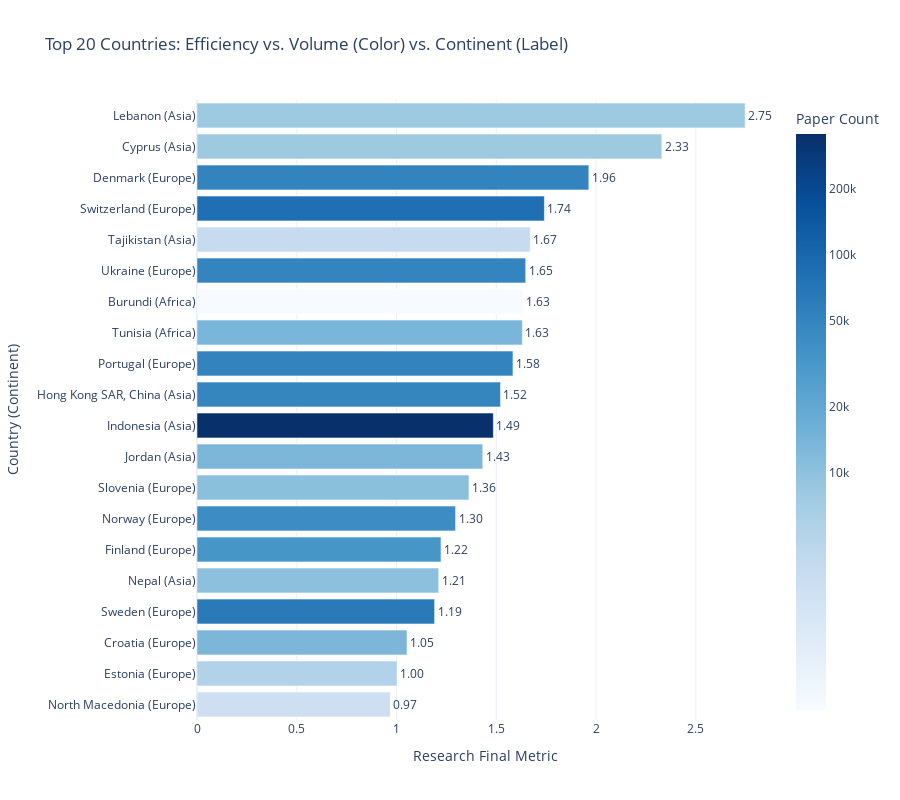

Notebook code cell kept with this figure:
### Markdown cell above
Interactive graph (Top 20 countries)

### Code cell
# Select top 20 countries by the final research metric
top_20_metric = data_api_papers_sorted_500000.sort_values(by='research_final_metric', ascending=False).head(20).copy()

# Create log scale for color
top_20_metric['paper_count_log'] = np.log10(top_20_metric['paper_count'])

# Create the combined label
top_20_metric['Country_Label'] = top_20_metric['Country'] + " (" + top_20_metric['continent'] + ")"

# Create the Bar Chart
fig = px.bar(
    top_20_metric,
    x="research_final_metric",
    y="Country_Label",
    color="paper_count_log",
    color_continuous_scale="Blues",
    title="Top 20 Countries: Efficiency vs. Volume (Color) vs. Continent (Label)",
    template="plotly_white",
    text="research_final_metric",
    hover_data={
        "research_final_metric": ":.2f",
        "paper_count": ":,.0f",
        "paper_count_log": False,
        "Country_Label": False,
        "continent": True 
    },
    height=800
)

# Add the Color Legend
tick_labels = ["10k", "20k", "50k", "100k", "200k", "500k", "1M", "2M"]
tick_values = [
    np.log10(10_000),
    np.log10(20_000),   
    np.log10(50_000),
    np.log10(100_000),
    np.log10(200_000), 
    np.log10(500_000),
    np.log10(1_000_000),
    np.log10(2_000_000)
]

fig.update_layout(
    yaxis=dict(autorange="reversed"), 
    xaxis_title="Research Final Metric",
    yaxis_title="Country (Continent)",
    
    coloraxis_colorbar=dict(
        title="Paper Count",
        tickvals=tick_values,
        ticktext=tick_labels
    )
)

fig.update_traces(
    texttemplate='%{x:.2f}',
    textposition='outside'
)

fig.show()

### Figure 1 — Plotly figure (JSON) as saved in the notebook; plotly's stock layout.template omitted (floating-point values rounded to 4 significant figures)
{"data": [{"customdata": [[8109, 3.909, "Asia"], [8089, 3.908, "Asia"], [51927, 4.715, "Europe"], [81407, 4.911, "Europe"], [3748, 3.574, "Asia"], [50501, 4.703, "Europe"], [814, 2.911, "Africa"], [13610, 4.134, "Africa"], [52175, 4.717, "Europe"], [49745, 4.697, "Asia"], [358646, 5.555, "Asia"], [13207, 4.121, "Asia"], [10588, 4.025, "Europe"], [40805, 4.611, "Europe"], [33227, 4.521, "Europe"], [10404, 4.017, "Asia"], [63155, 4.8, "Europe"], [13245, 4.122, "Europe"], [5575, 3.746, "Europe"], [3031, 3.482, "Europe"]], "hovertemplate": "research_final_metric=%{text:.2f}<br>paper_count=%{customdata[0]:,.0f}<br>continent=%{customdata[2]}<extra></extra>", "legendgroup": "", "marker": {"color": [3.909, 3.908, 4.715, 4.911, 3.574, 4.703, 2.911, 4.134, 4.717, 4.697, 5.555, 4.121, 4.025, 4.611, 4.521, 4.017, 4.8, 4.122, 3.746, 3.482], "coloraxis": "coloraxis", "pattern": {"shape": ""}}, "name": "", "orientation": "h", "showlegend": false, "text": [2.747, 2.329, 1.964, 1.741, 1.67, 1.647, 1.634, 1.63, 1.583, 1.521, 1.485, 1.432, 1.363, 1.296, 1.223, 1.211, 1.191, 1.053, 1.003, 0.9687], "textposition": "outside", "texttemplate": "%{x:.2f}", "type": "bar", "x": [2.747, 2.329, 1.964, 1.741, 1.67, 1.647, 1.634, 1.63, 1.583, 1.521, 1.485, 1.432, 1.363, 1.296, 1.223, 1.211, 1.191, 1.053, 1.003, 0.9687], "xaxis": "x", "y": ["Lebanon (Asia)", "Cyprus (Asia)", "Denmark (Europe)", "Switzerland (Europe)", "Tajikistan (Asia)", "Ukraine (Europe)", "Burundi (Africa)", "Tunisia (Africa)", "Portugal (Europe)", "Hong Kong SAR, China (Asia)", "Indonesia (Asia)", "Jordan (Asia)", "Slovenia (Europe)", "Norway (Europe)", "Finland (Europe)", "Nepal (Asia)", "Sweden (Europe)", "Croatia (Europe)", "Estonia (Europe)", "North Macedonia (Europe)"], "yaxis": "y"}], "layout": {"barmode": "relative", "coloraxis": {"colorbar": {"ticktext": ["10k", "20k", "50k", "100k", "200k", "500k", "1M", "2M"], "tickvals": [4, 4.301, 4.699, 5, 5.301, 5.699, 6, 6.301], "title": {"text": "Paper Count"}}, "colorscale": [[0, "rgb(247,251,255)"], [0.125, "rgb(222,235,247)"], [0.25, "rgb(198,219,239)"], [0.375, "rgb(158,202,225)"], [0.5, "rgb(107,174,214)"], [0.625, "rgb(66,146,198)"], [0.75, "rgb(33,113,181)"], [0.875, "rgb(8,81,156)"], [1, "rgb(8,48,107)"]]}, "height": 800, "legend": {"tracegroupgap": 0}, "title": {"text": "Top 20 Countries: Efficiency vs. Volume (Color) vs. Continent (Label)"}, "xaxis": {"anchor": "y", "domain": [0, 1], "title": {"text": "Research Final Metric"}}, "yaxis": {"anchor": "x", "autorange": "reversed", "domain": [0, 1], "title": {"text": "Country (Continent)"}}}}
